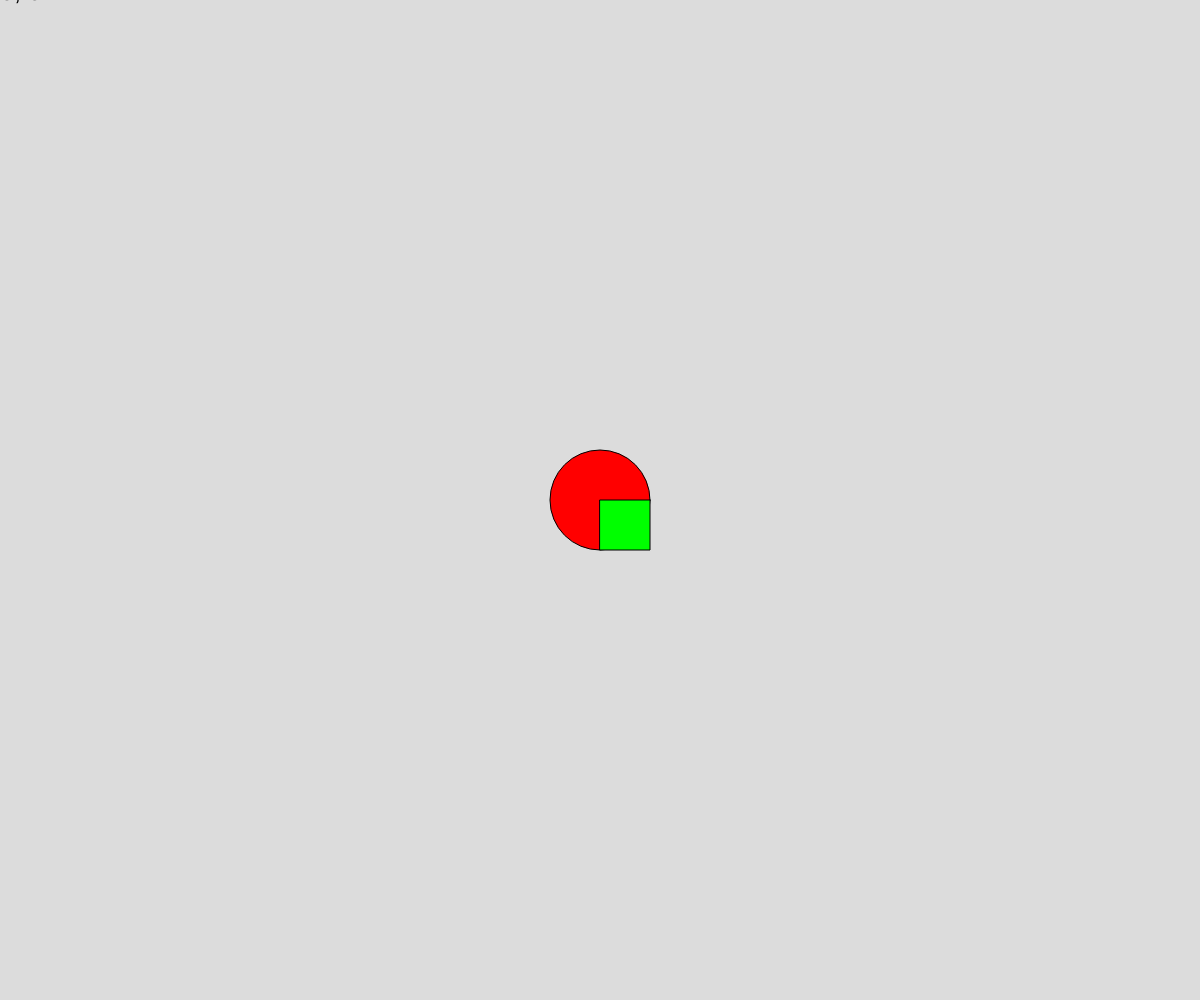
Frame 1 (no input)
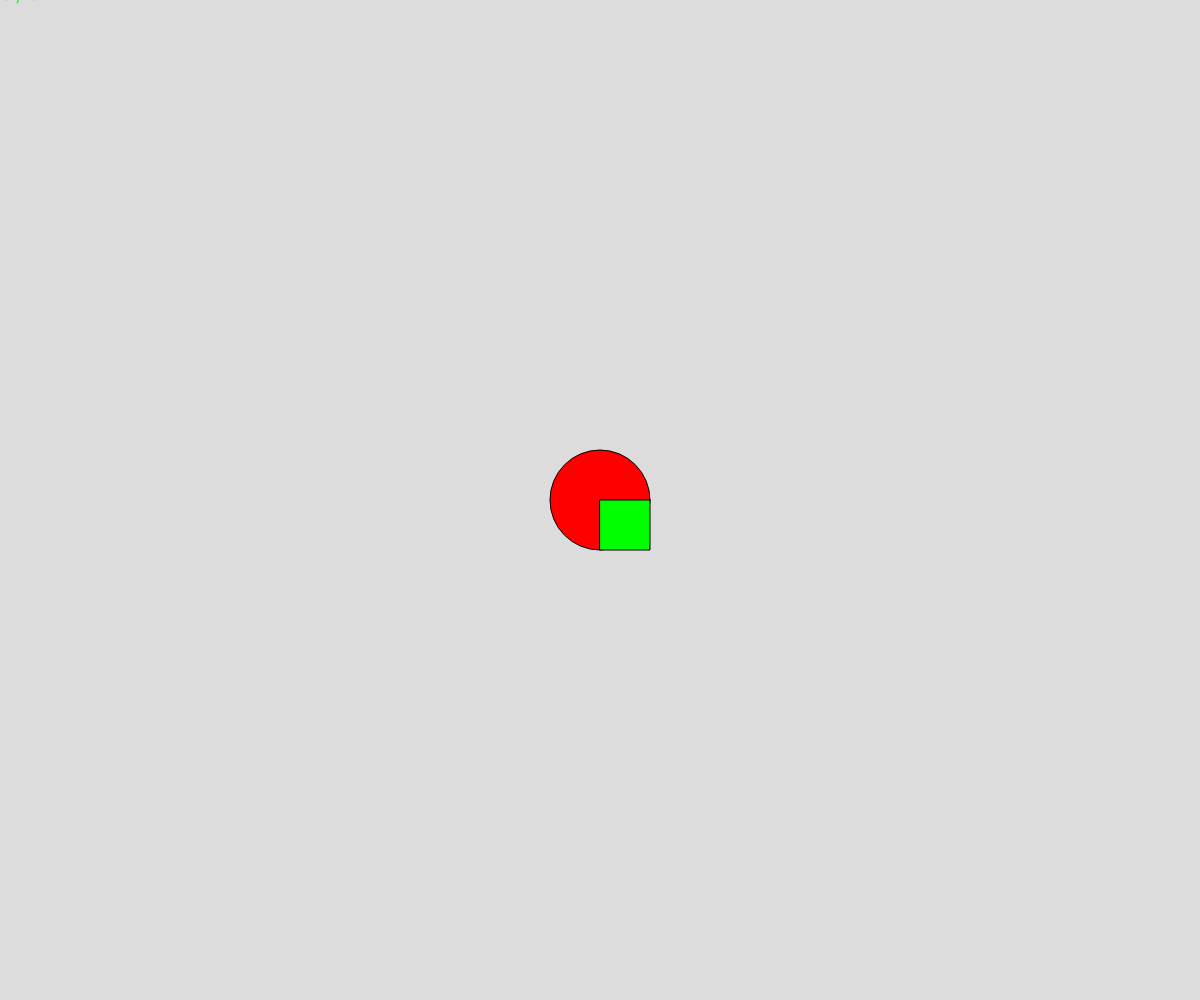
Frame 60 (no input)
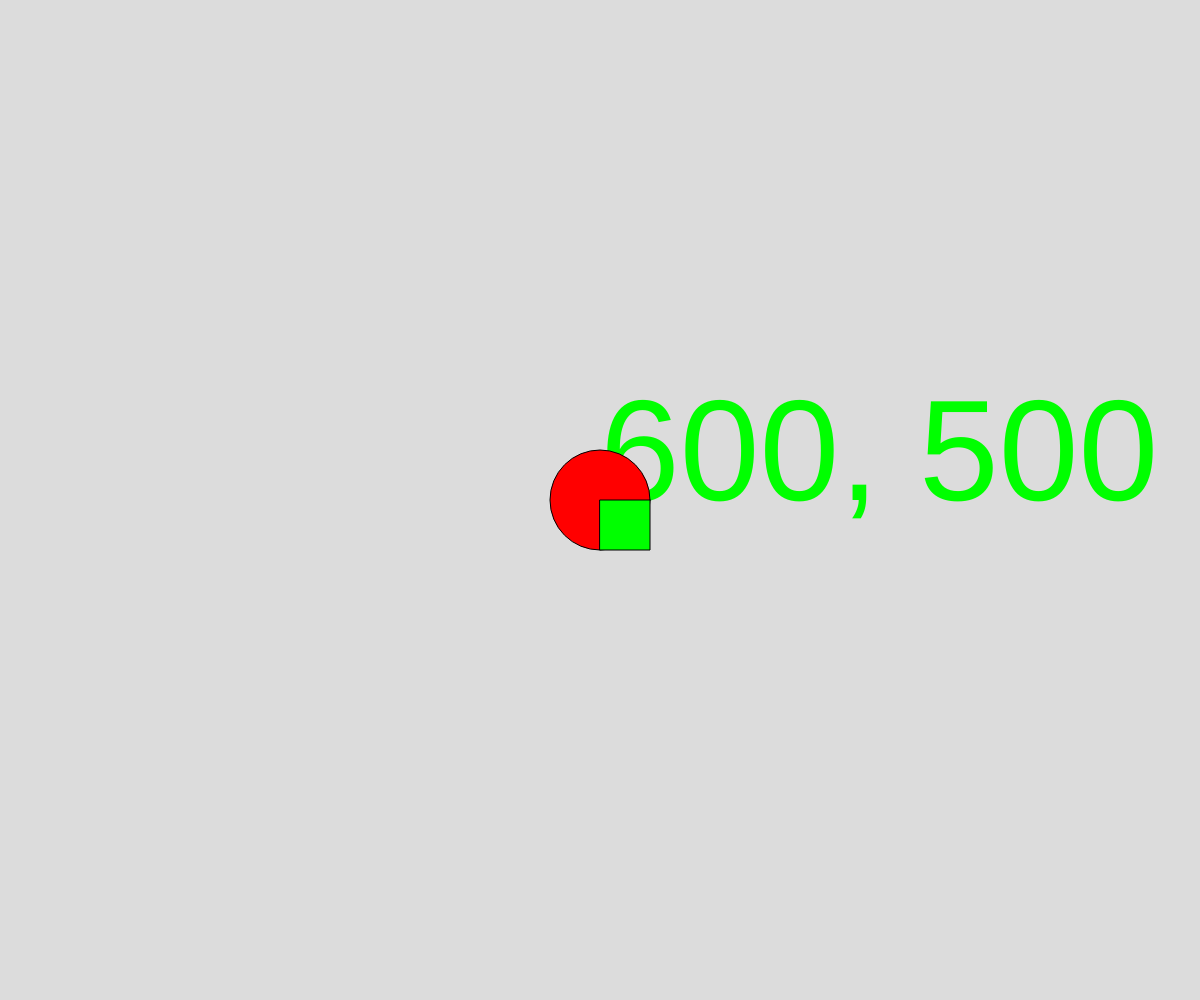
Frame 120 (the mouse pressed at the canvas centre since frame 60)

The p5.js sketch that drew these frames (run headless with seeded random() and noise() and a simulated clock; from frame 60 on, the mouse is pressed at the canvas centre):

// p5.js sketch
// ── sketch.js
// Events (Mouse/Keyboard)
// Kyle MacLean
// September 12, 2024

// Global Variable Scope
let tSize = 25;

function setup() {
  createCanvas(windowWidth, windowHeight);
}

function draw() {
  background(220);
  let position = mouseX + ", " + mouseY;
  textSize(tSize);
  text(position, mouseX, mouseY);

  fill(255, 0, 0);
  circle(width/2, height/2, 100);

  fill(0, 255, 0);
  square(width/2, height/2, 50);
}

function mousePressed(){
  tSize = random(2, 200);
}
